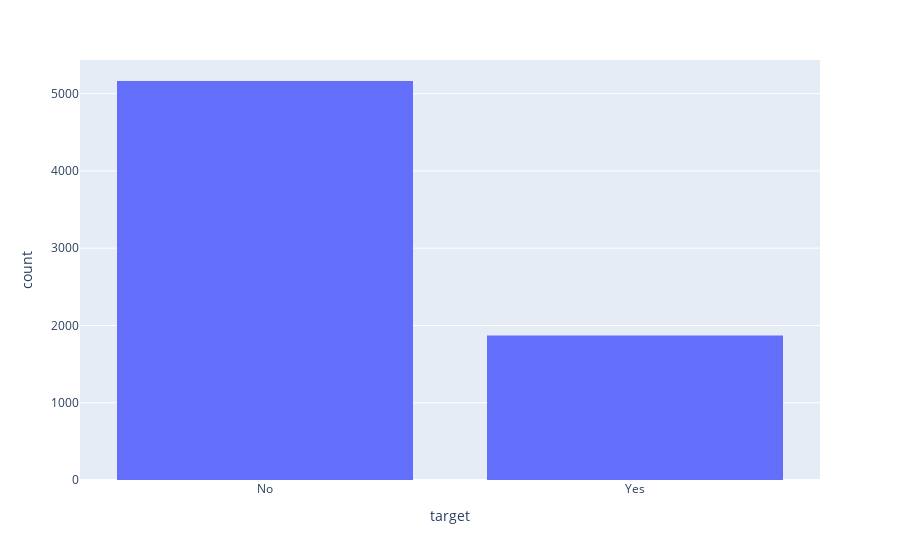

The cell this chart's notebook holds for it:
### Markdown cell above
#### 1.2 Visualizar a distribuição da variável target: Churn

### Code cell
fig = px.histogram(df, x="target")
fig.show()

### Figure 1 — Plotly figure (JSON) as saved in the notebook; plotly's stock layout.template omitted (floating-point values rounded to 4 significant figures; data arrays with more than 128 entries replaced by an {"elided": "..."} marker saying what was removed)
{"data": [{"alignmentgroup": "True", "bingroup": "x", "hovertemplate": "target=%{x}<br>count=%{y}<extra></extra>", "legendgroup": "", "marker": {"color": "#636efa", "pattern": {"shape": ""}}, "name": "", "offsetgroup": "", "orientation": "v", "showlegend": false, "type": "histogram", "x": {"elided": "7032 str values"}, "xaxis": "x", "yaxis": "y"}], "layout": {"barmode": "relative", "legend": {"tracegroupgap": 0}, "margin": {"t": 60}, "xaxis": {"anchor": "y", "domain": [0, 1], "title": {"text": "target"}}, "yaxis": {"anchor": "x", "domain": [0, 1], "title": {"text": "count"}}}}
